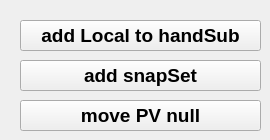
    <widget class="QWidget" name="extra_tab">
     <attribute name="title">
      <string>extra</string>
     </attribute>
     <widget class="QPushButton" name="add_Local_to_handSub_BTN">
      <property name="geometry">
       <rect>
        <x>20</x>
        <y>20</y>
        <width>241</width>
        <height>31</height>
       </rect>
      </property>
      <property name="font">
       <font>
        <pointsize>14</pointsize>
        <weight>75</weight>
        <bold>true</bold>
       </font>
      </property>
      <property name="text">
       <string>add Local to handSub</string>
      </property>
     </widget>
     <widget class="QPushButton" name="movePVnull_BTN">
      <property name="geometry">
       <rect>
        <x>20</x>
        <y>100</y>
        <width>241</width>
        <height>31</height>
       </rect>
      </property>
      <property name="font">
       <font>
        <pointsize>14</pointsize>
        <weight>75</weight>
        <bold>true</bold>
       </font>
      </property>
      <property name="text">
       <string>move PV null</string>
      </property>
     </widget>
     <widget class="QPushButton" name="add_snapSet_BTN">
      <property name="geometry">
       <rect>
        <x>20</x>
        <y>60</y>
        <width>241</width>
        <height>31</height>
       </rect>
      </property>
      <property name="font">
       <font>
        <pointsize>14</pointsize>
        <weight>75</weight>
        <bold>true</bold>
       </font>
      </property>
      <property name="text">
       <string>add snapSet</string>
      </property>
     </widget>
    </widget>
